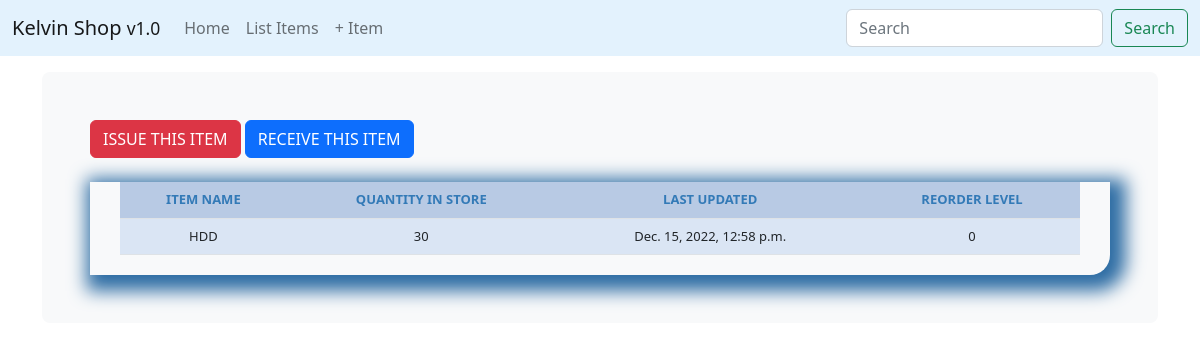
/stock_detail/2/, run on the app's committed database.
### stockmgt/models.py (models this page shows, shortened)
class Stock(models.Model):
    category = models.ForeignKey(Category, on_delete=models.CASCADE, blank=True)
    item_name = models.CharField(max_length=50, blank=True, null=True)
    quantity = models.IntegerField(default='0', blank=True, null=True)
    receive_quantity = models.IntegerField(default='0', blank=True, null=True)
    receive_by = models.CharField(max_length=50, blank=True, null=True)
    issue_quantity = models.IntegerField(default='0', blank=True, null=True)
    issue_by = models.CharField(max_length=50, blank=True, null=True)
    issue_to = models.CharField(max_length=50, blank=True, null=True)
    phone_number = models.CharField(max_length=50, blank=True, null=True)
    created_by = models.CharField(max_length=50, blank=True, null=True)
    reorder_level = models.IntegerField(default='0', blank=True, null=True)
    created_on = models.DateTimeField(auto_now_add=False)
    last_updated = models.DateTimeField(auto_now=True)

### stockmgt/views.py (the view)
# urls.py: path('stock_detail/<str:pk>/', views.stock_detail, name="stock_detail"),
def stock_detail(request, pk):
    queryset = Stock.objects.get(id=pk)
    context = {
        "title": queryset.item_name,
        "queryset": queryset,
    }
    return render(request, "stock_detail.html", context)

### templates/stock_detail.html
{% extends 'base.html' %}
{% load crispy_forms_tags %}
{% block content %}
	<a href="{% url 'issue_items' queryset.id %}"><div class='btn btn-danger'>ISSUE THIS ITEM</div></a>
    <a href="{% url 'receive_items' queryset.id %}"><div class='btn btn-primary'>RECEIVE THIS ITEM</div></a>
            <br><br>
            <div class="display_table">
              <table class='table'>
                      <tr>
                        <th>ITEM NAME</th>
                        <th>QUANTITY IN STORE</th>
                        <th>LAST UPDATED</th>
                        <th>REORDER LEVEL</th>
                      </tr>
                      <tr>
                        <td>{{queryset.item_name}}</td>
                        <td>{{queryset.quantity}}</td>
                        <td>{{queryset.last_updated}}</td>
                        <td>{{queryset.reorder_level}}</td>
                      </tr>
              </table>
        </div>
{% endblock %}

### static/css/style.css (style rules this page uses)
body { padding-top: 4.5rem; }
.table { font-size: 13px; text-align: center; width: 95%; margin: auto; text-align: center; }
.table tr:nth-child(odd) { background: #B8CAE4 }
.table tr:nth-child(even) { background: #dae5f4 }
th { color: #337ab7; }
.display_table { border-bottom-right-radius: 20px; padding-left: 5px; padding-right: 5px; padding-bottom: 20px; box-shadow: 0.4rem 0.4rem 1.1rem 0.6rem #2e6da4; }

### data on the page
Stock: item_name "HDD", quantity "30", last_updated "Dec. 15, 2022, 12:58 p.m.", reorder_level "0"
